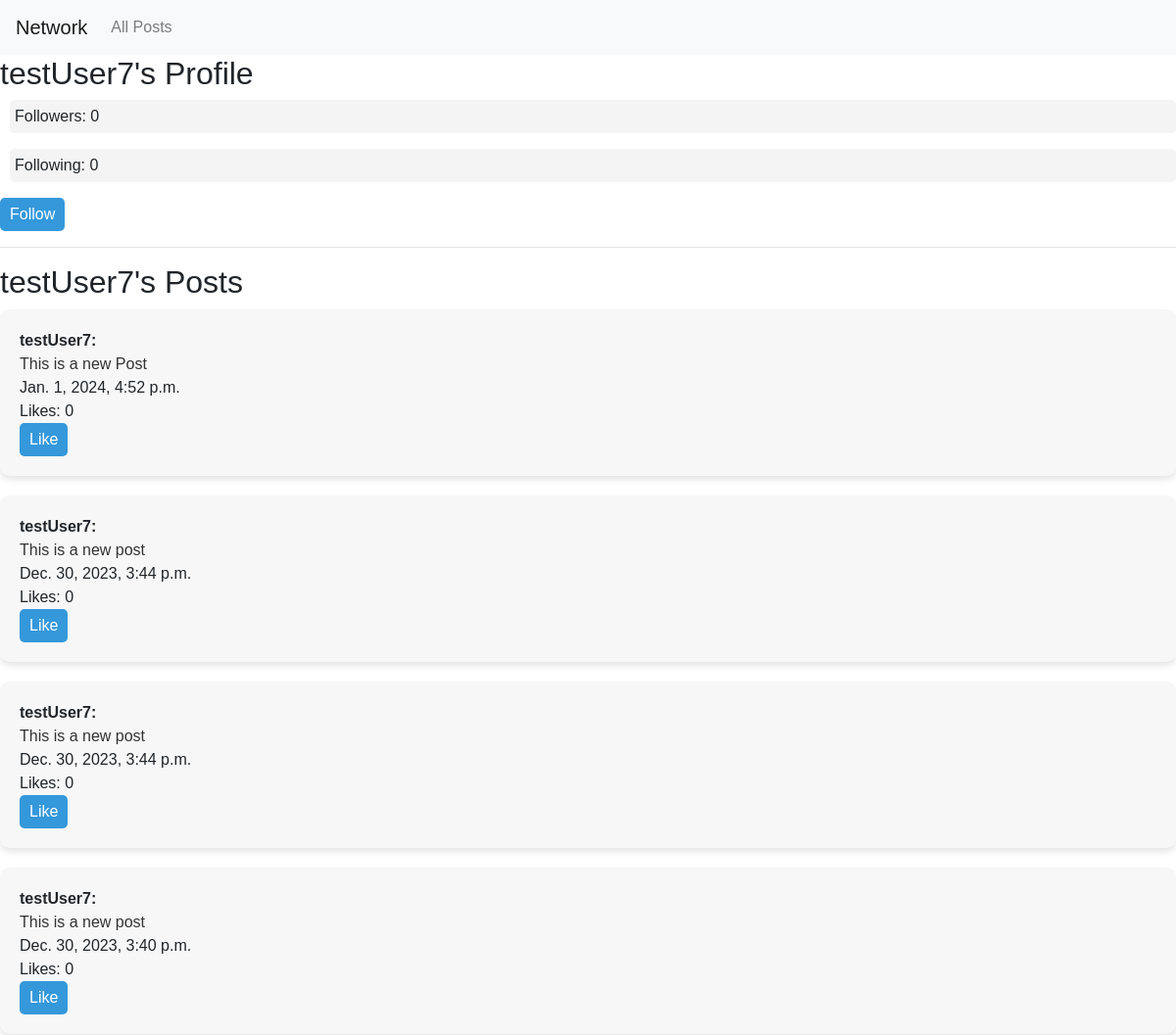
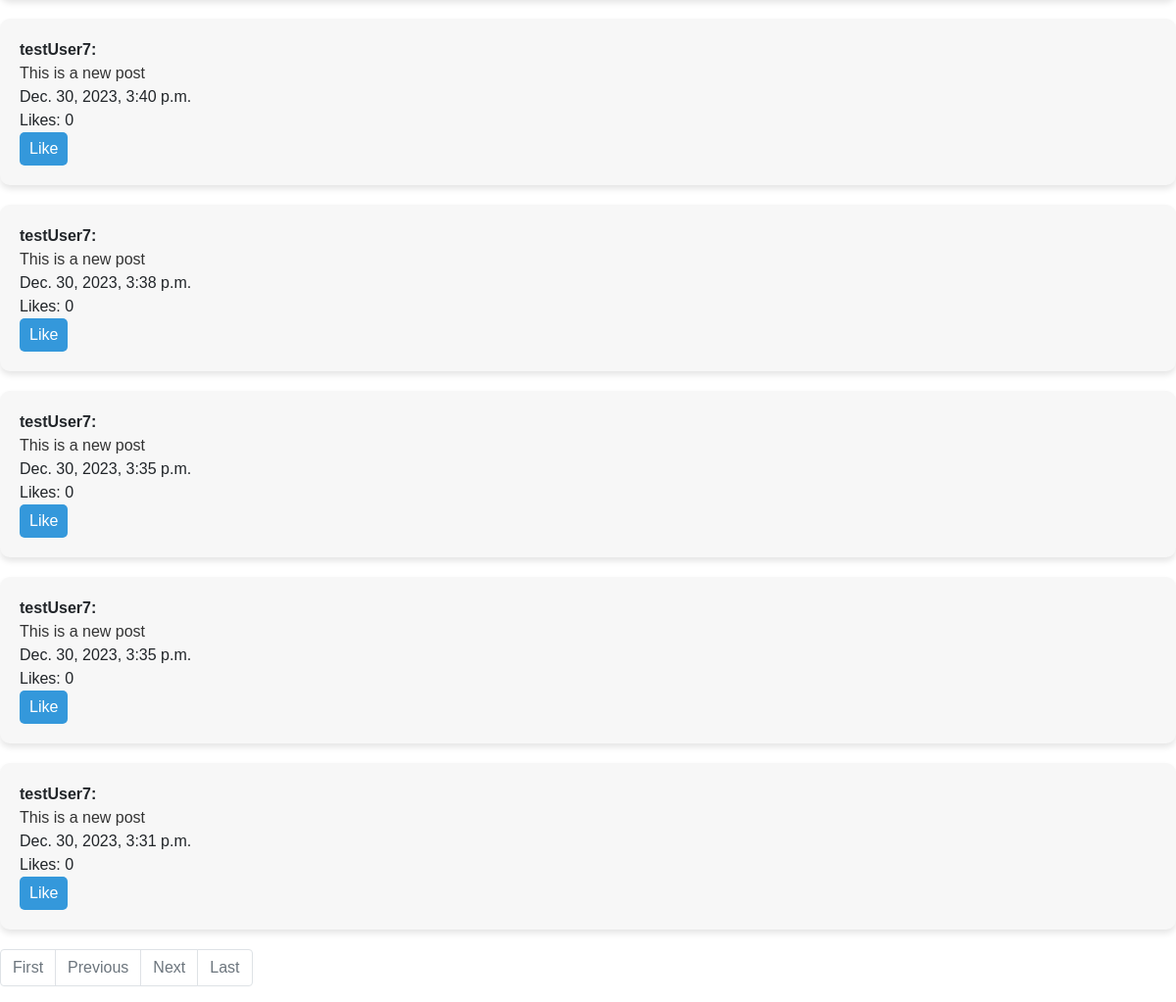
The app's page /network/profile/testUser7/ with its own data (2 pictures, top to bottom).
### network/models.py (models this page shows, shortened)
class New_Post(models.Model):
    user = models.ForeignKey(settings.AUTH_USER_MODEL, on_delete=models.CASCADE, related_name="posts")
    content = models.TextField(max_length=500)
    timestamp = models.DateTimeField(auto_now_add=True)
    likes = models.ManyToManyField(settings.AUTH_USER_MODEL, related_name='liked_posts', blank=True)
    @property
    def num_likes(self):
        return self.likes.count()

### network/views.py (the view)
# urls.py: path('profile/<str:username>/', views.profile, name='profile'),
def profile(request, username):
    User = get_user_model()
    user = get_object_or_404(User, username=username)
    user_profile, created = UserProfile.objects.get_or_create(user=user)
    posts = New_Post.objects.filter(user=user).order_by('-timestamp')
    page_obj = paginate_posts(request, posts)
    is_following = False
    if request.user.is_authenticated:
        logged_in_user_profile, created = UserProfile.objects.get_or_create(user=request.user)
        is_following = logged_in_user_profile.following.filter(id=user_profile.id).exists()
    context = {
        'profile_user': user,
        'is_following': is_following,
        'followers_count': user_profile.followers.count(),
        'following_count': user_profile.following.count(),
        'page_obj': page_obj
    }
    return render(request, 'network/profile.html', context)

### network/util.py (called while the page is built)
def paginate_posts(request, queryset, posts_per_page=10):
    paginator = Paginator(queryset, posts_per_page)
    page_number = request.GET.get('page')
    try:
        page_obj = paginator.get_page(page_number)
    except EmptyPage:
        page_obj = paginator.get_page(paginator.num_pages)
    return page_obj

### network/templates/network/profile.html (shortened to what this page needs)
{% extends "network/layout.html" %}
{% load static %}
{% block body %}
<div class="profile">
    <h2>
        {% if request.session.is_guest %}
        Guest's Profile
        {% else %}
        {{ profile_user.username }}'s Profile
        {% endif %}
    </h2>
    <p id="followers-count">Followers: {{ followers_count }}</p>
    <p id="following-count">Following: {{ following_count }}</p>
    {% if profile_user != user %}
    <button id="follow-button" data-username="{{ profile_user.username }}">
        {% if is_following %}
        Unfollow
        {% else %}
        Follow
        {% endif %}
    </button>
    {% endif %}
</div>
<hr>
<div>
    <h2>
        {% if request.session.is_guest %}
        Guest's Posts
        {% else %}
        {{ profile_user.username }}'s Posts
        {% endif %}
    </h2>
    {% for post in page_obj %}
    <div class="post" data-post-id="{{ post.id }}">
        <strong>{{ post.user.username }}: </strong>
        <div class="post-content">{{ post.content }}</div>
        {{ post.timestamp }}<br>
        <span id="like-count-{{ post.id }}" class="like-count">Likes: {{ post.num_likes }}</span><br>
        <button class="like-button" data-post-id="{{ post.id }}">
            {% if user in post.likes.all %}
                Unlike
            {% else %}
                Like
            {% endif %}
        </button>
    </div>
    {% endfor %}
    {% include 'network/pagination.html' %}
</div>
{% endblock %}

### network/templates/network/layout.html (shortened to what this page needs)
{% load static %}
<!DOCTYPE html>
<html lang="en">
    <head>
        <link rel="stylesheet" href="https://stackpath.bootstrapcdn.com/bootstrap/4.4.1/css/bootstrap.min.css">
        <link href="{% static 'network/styles.css' %}" rel="stylesheet">
    </head>
    <body>
        <nav class="navbar navbar-expand-lg navbar-light bg-light">
            <a class="navbar-brand" href="{% url 'network:index' %}">Network</a>
            <div>
              <ul class="navbar-nav mr-auto">
                <li class="nav-item">
                  <a class="nav-link" href="{% url 'network:new_post' %}">All Posts</a>
                </li>
              </ul>
            </div>
          </nav>
        <div class="body">
            {% block body %}
            {% endblock %}
        </div>
    </body>
</html>

### network/templates/network/pagination.html
<nav>
    <ul class="pagination">
        {% if page_obj.has_previous %}
            <li class="page-item">
                <a class="page-link" href="?page=1">First</a>
            </li>
            <li class="page-item">
                <a class="page-link" href="?page={{ page_obj.previous_page_number }}">Previous</a>
            </li>
        {% else %}
            <li class="page-item disabled">
                <span class="page-link">First</span>
            </li>
            <li class="page-item disabled">
                <span class="page-link">Previous</span>
            </li>
        {% endif %}
        {% if page_obj.has_next %}
            <li class="page-item">
                <a class="page-link" href="?page={{ page_obj.next_page_number }}">Next</a>
            </li>
            <li class="page-item">
                <a class="page-link" href="?page={{ page_obj.paginator.num_pages }}">Last</a>
            </li>
        {% else %}
            <li class="page-item disabled">
                <span class="page-link">Next</span>
            </li>
            <li class="page-item disabled">
                <span class="page-link">Last</span>
            </li>
        {% endif %}
    </ul>
 </nav>

### network/static/network/styles.css (style rules this page uses)
html, body { background-color: white; width: 100%; font-family: sans-serif; }
p { font-family: sans-serif; font-size: 16px; margin-left: 10px; background-color: #f4f4f4 }
p { border-radius: 5px; padding: 5px; }
.post { background-color: #f7f7f7; border-radius: 10px; box-shadow: 0 4px 6px rgba(0, 0, 0, 0.1); padding: 20px; width: 100%; margin-bottom: 20px; }
button { background-color: #3498db; color: white; border: none; padding: 5px 10px; border-radius: 5px; cursor: pointer; transition: background-color 0.3s ease; }
.post-content { font-size: 16px; color: #333; }

### records on screen
New_Post: user.username "testUser7", content "This is a new Post", timestamp "Jan. 1, 2024, 4:52 p.m.", num_likes "0", shows "Like"
New_Post: user.username "testUser7", content "This is a new post", timestamp "Dec. 30, 2023, 3:44 p.m.", num_likes "0", shows "Like"
New_Post: user.username "testUser7", content "This is a new post", timestamp "Dec. 30, 2023, 3:44 p.m.", num_likes "0", shows "Like"
New_Post: user.username "testUser7", content "This is a new post", timestamp "Dec. 30, 2023, 3:40 p.m.", num_likes "0", shows "Like"
New_Post: user.username "testUser7", content "This is a new post", timestamp "Dec. 30, 2023, 3:40 p.m.", num_likes "0", shows "Like"
New_Post: user.username "testUser7", content "This is a new post", timestamp "Dec. 30, 2023, 3:38 p.m.", num_likes "0", shows "Like"
New_Post: user.username "testUser7", content "This is a new post", timestamp "Dec. 30, 2023, 3:35 p.m.", num_likes "0", shows "Like"
New_Post: user.username "testUser7", content "This is a new post", timestamp "Dec. 30, 2023, 3:35 p.m.", num_likes "0", shows "Like"
New_Post: user.username "testUser7", content "This is a new post", timestamp "Dec. 30, 2023, 3:31 p.m.", num_likes "0", shows "Like"

### other values on screen
{{ profile_user.username }} "testUser7"
{{ followers_count }} "0"
{{ following_count }} "0"
